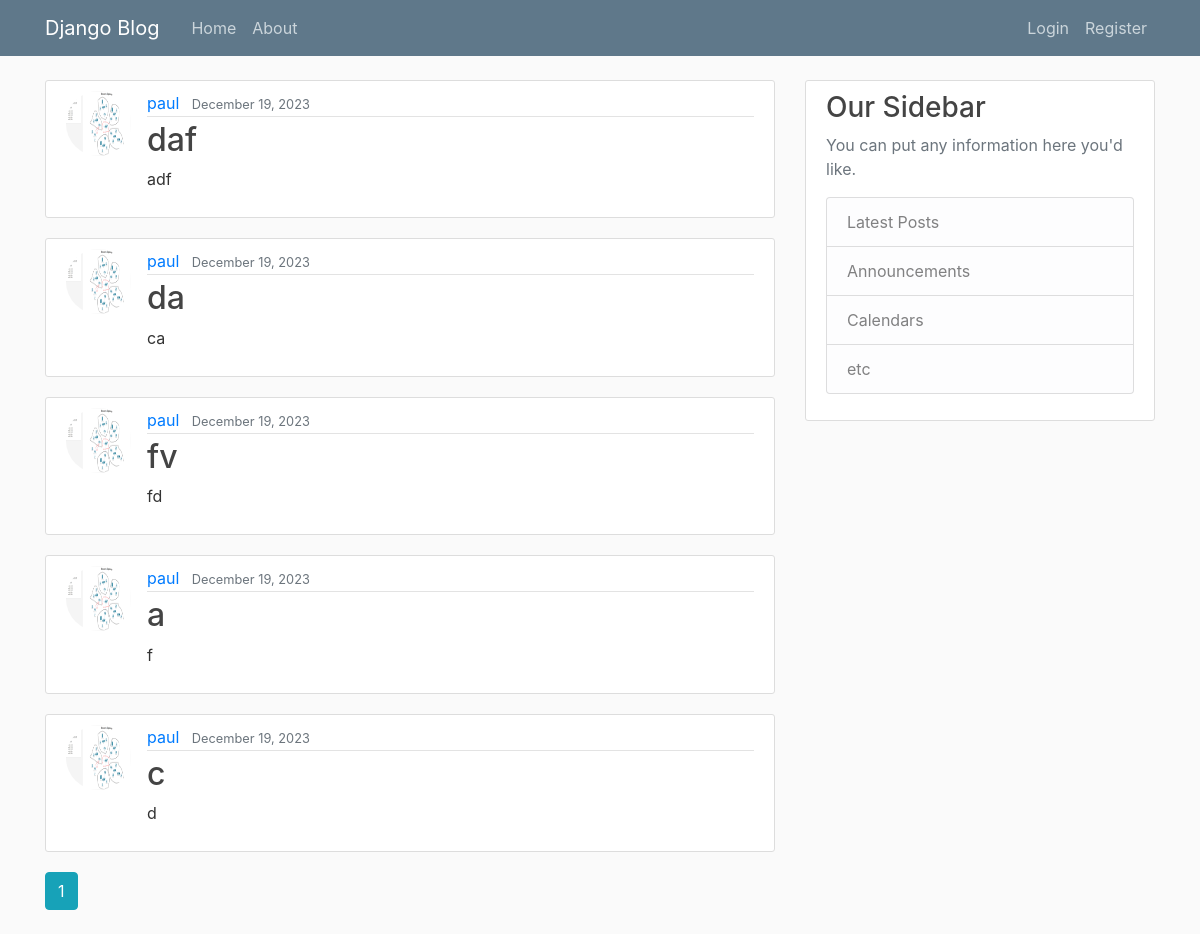
The app's page /, older data.
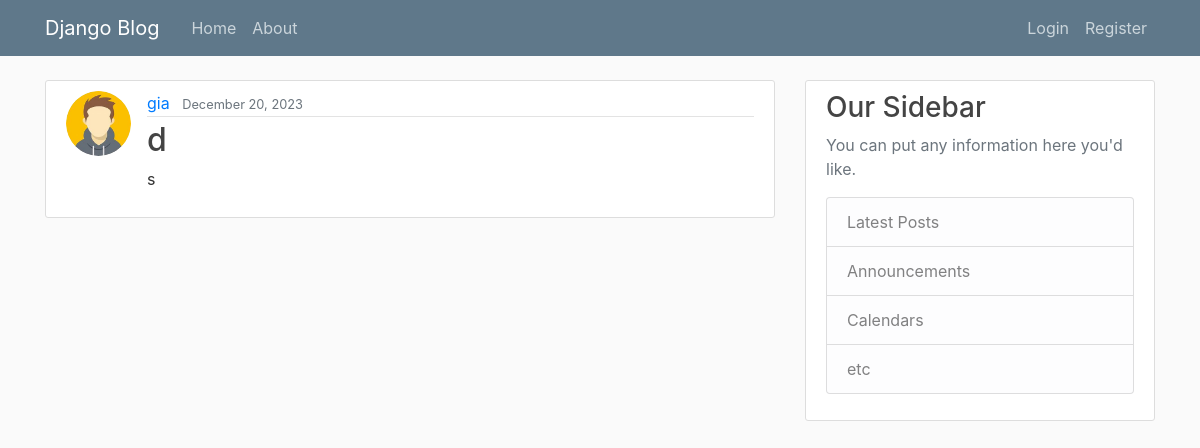
The same page, newer data.
### blog/models.py (models this page shows, shortened)
class Post(models.Model):
    title = models.CharField(max_length=100)
    content = models.TextField()
    datePosted = models.DateTimeField(default=timezone.now)
    author = models.ForeignKey(User, on_delete=models.CASCADE)

### users/models.py (models this page shows, shortened)
class Profile(models.Model):
    user = models.OneToOneField(User, on_delete=models.CASCADE)
    image = models.ImageField(default='default.jpg', upload_to='profile_pics')

### blog/views.py (the view)
# urls.py: path('', PostListView.as_view(), name='blog-home'),
class PostListView(ListView):
    model = Post
    template_name = 'blog/home.html'
    context_object_name = 'posts'
    ordering = ['-datePosted']
    paginate_by = 5

### blog/templates/blog/home.html (shortened to what this page needs)
{% extends "blog/base.html" %}
{% block content %}
    {% for post in posts %}
        <article class="media content-section">
            <img class = "rounded-circle article-img" src="{{ post.author.profile.image.url }}">
          <div class="media-body">
            <div class="article-metadata">
              <a class="mr-2" href="#">{{ post.author }}</a>
              <small class="text-muted">{{ post.datePosted|date:"F d, Y" }}</small>
            </div>
            <h2><a class="article-title" href="{% url 'post-detail' post.id %}">{{ post.title }}</a></h2>
            <p class="article-content">{{ post.content }}</p>
          </div>
        </article>
    {% endfor %}
    {% if is_paginated %}
    {% for num in page_obj.paginator.page_range %}
        {% if page_obj.number == num %}
            <a class="btn btn-info mb-4" href="?page={{ num }}"> {{ num }} </a>
        {% endif %}
    {% endfor %}
    {% endif %}
{% endblock content %}

Row changes from the older to the newer data that the page shows:
removed Post: author.profile.image (picture), author "paul", datePosted "December 19, 2023", title "daf", content "adf"
removed Post: author.profile.image (picture), author "paul", datePosted "December 19, 2023", title "da", content "ca"
removed Post: author.profile.image (picture), author "paul", datePosted "December 19, 2023", title "fv", content "fd"
removed Post: author.profile.image (picture), author "paul", datePosted "December 19, 2023", title "a", content "f"
removed Post: author.profile.image (picture), author "paul", datePosted "December 19, 2023", title "c", content "d"
added Post: author.profile.image (placeholder picture), author "gia", datePosted "December 20, 2023", title "d", content "s"
Text that changed along with them:
list line gone: "1"
